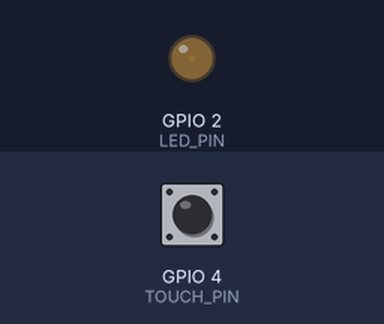
Simulated run of this sketch. Board: ESP32. Parts: output pins drawn as LEDs (lit = HIGH). The inputs (shaded band) are chosen by the test bench; at power-on: GPIO 4 (TOUCH_PIN) HIGH.

Above: at 0.05 s.
At 1.55 s:
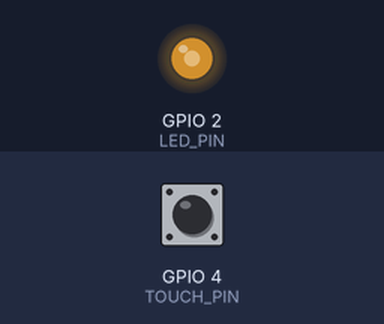
At 2.3 s:
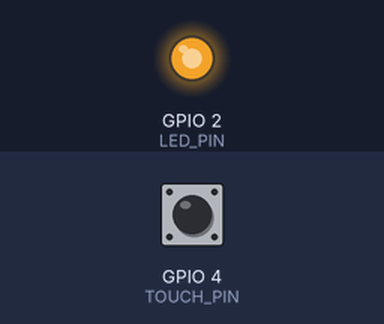
At 4.55 s:
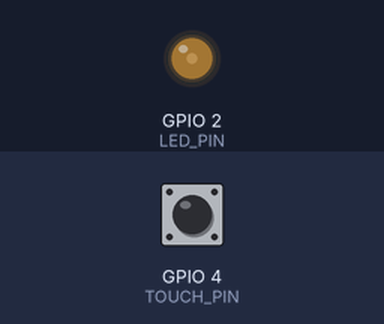
Timing chart, 0 to 6.7 s (numbered marks = the images above):
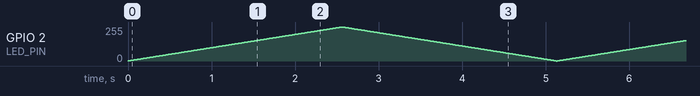

The sketch:

ex05.ino
```cpp
// 引脚定义
#define TOUCH_PIN 4
#define LED_PIN 2
int threshold = 500;

// 触摸防抖、边缘检测变量
bool lastTouchFlag = false;
unsigned long lastDebounceTime = 0;
const unsigned long debounceDelay = 60;

// 呼吸灯档位与参数
int speedGear = 1;   // 初始1档，档位：1/2/3
int ledDuty = 0;     // PWM占空比 0~255
int dir = 1;         // 亮度变化方向 1变亮，-1变暗

void setup() {
  Serial.begin(115200);
  pinMode(LED_PIN, OUTPUT);
}

void loop() {
  // 1. 触摸检测 + 边缘防抖切换档位
  int touchVal = touchRead(TOUCH_PIN);
  bool currTouchFlag = (touchVal < threshold);
  unsigned long now = millis();

  // 上升沿：未触摸 → 触摸瞬间
  bool touchTrigger = (!lastTouchFlag) && currTouchFlag;
  if (touchTrigger && (now - lastDebounceTime) > debounceDelay) {
    lastDebounceTime = now;
    // 档位循环 1→2→3→1
    speedGear++;
    if (speedGear > 3) speedGear = 1;
    Serial.print("切换档位：");
    Serial.println(speedGear);
  }
  lastTouchFlag = currTouchFlag;

  // 2. 根据档位设置呼吸步长（控制快慢）
  int step;
  switch(speedGear) {
    case 1: step = 1; break;  // 慢呼吸
    case 2: step = 3; break;  // 中速
    case 3: step = 6; break;  // 急促快速呼吸
  }

  // 3. PWM呼吸渐变逻辑
  ledDuty += dir * step;
  analogWrite(LED_PIN, ledDuty);

  // 到达极值反转方向
  if (ledDuty >= 255) dir = -1;
  if (ledDuty <= 0) dir = 1;

  // 微小延时控制基础刷新频率
  delay(10);
}
```
